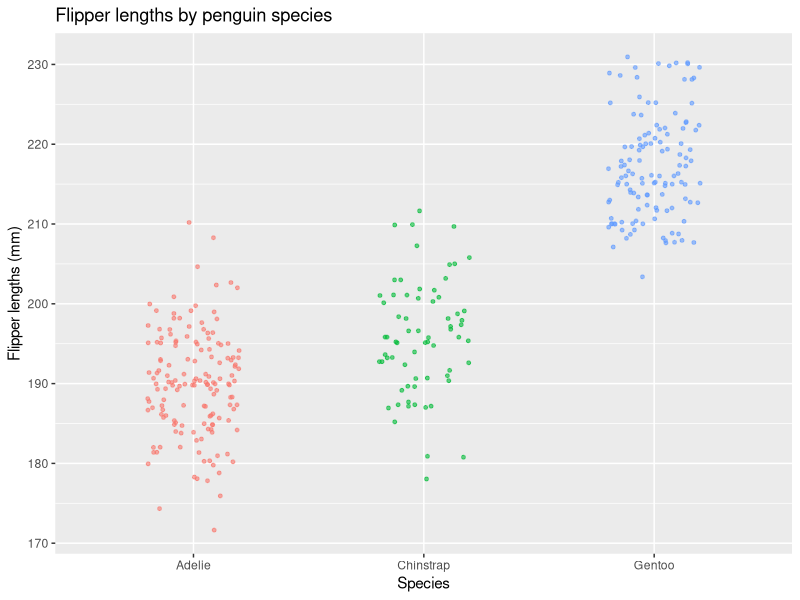
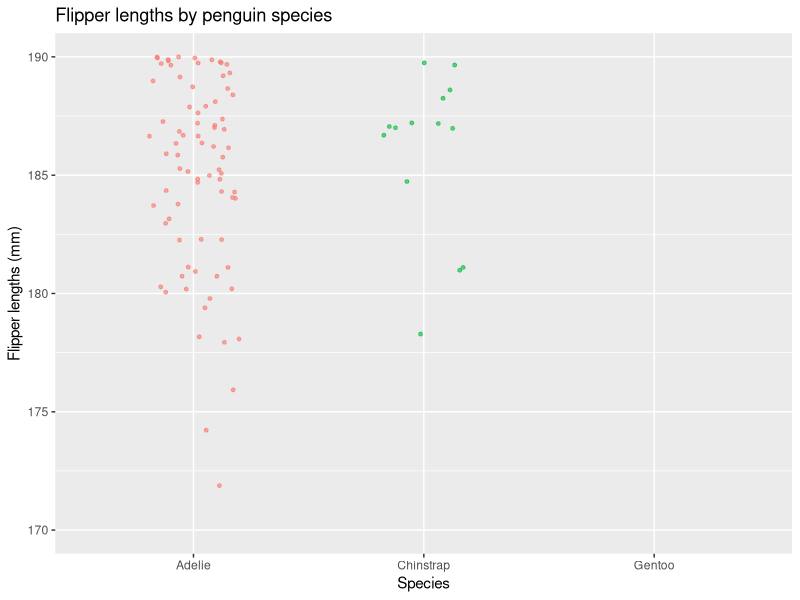
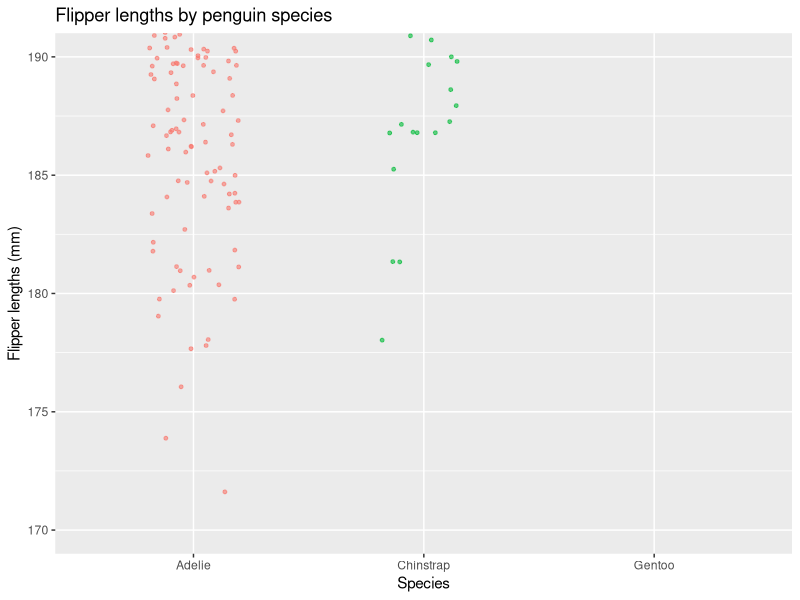
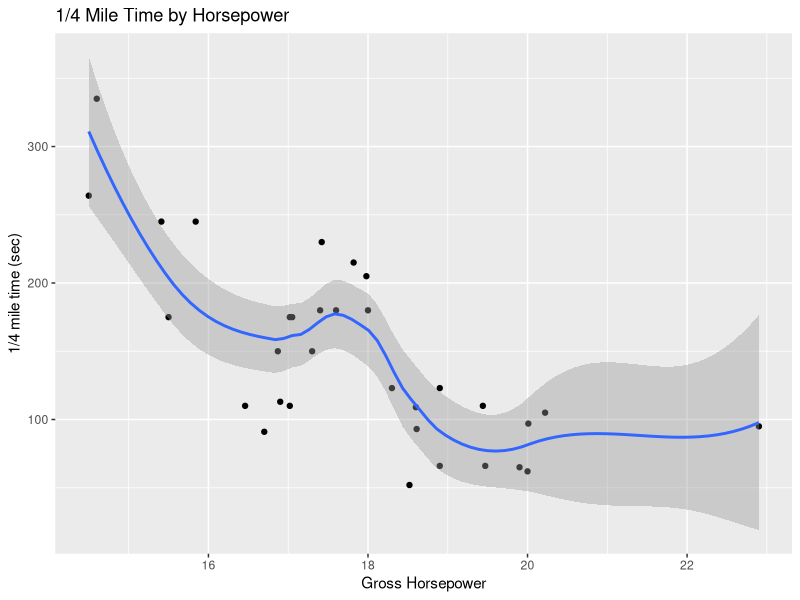
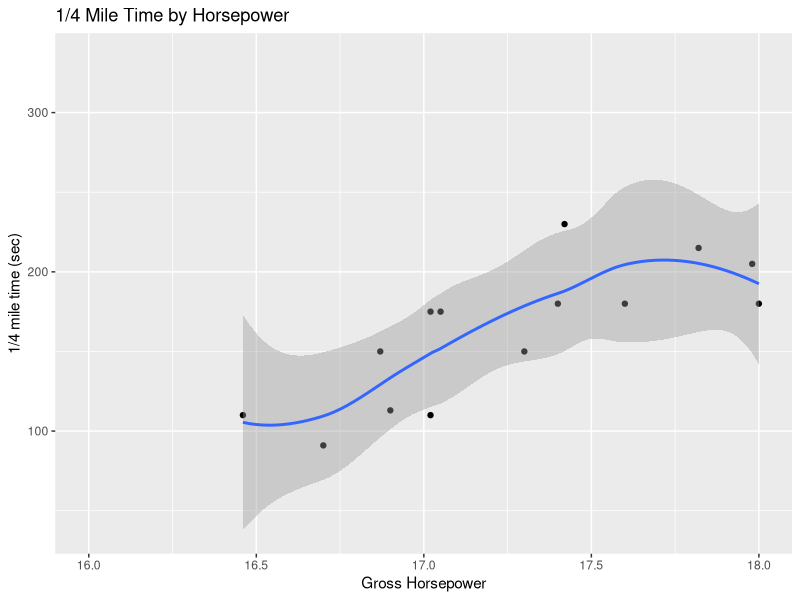
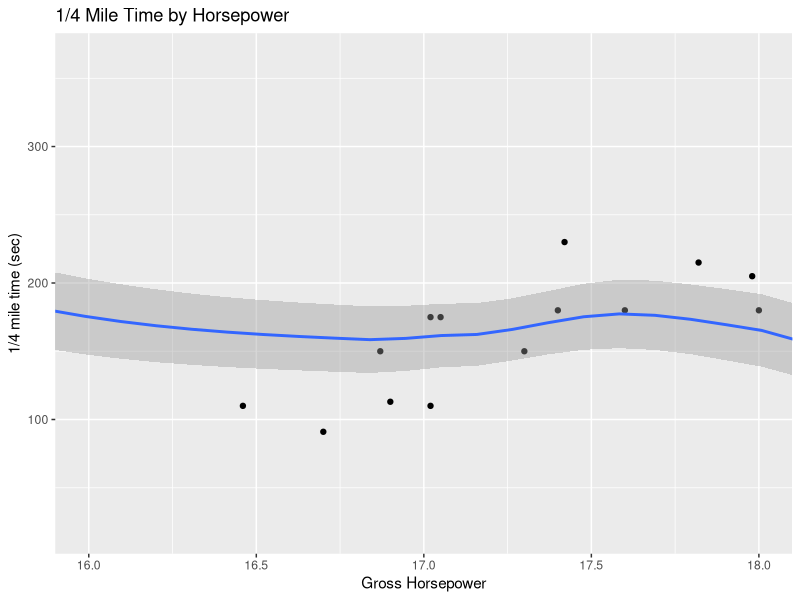

These charts were generated, in order, by the following R code:
## ---- chunk 1

#| label: setup
#| include: false

knitr::opts_chunk$set(echo = TRUE)
## ---- chunk 2
#| include: false
#load tidyverse up
library(tidyverse)
#example dataset
library(palmerpenguins)
data(penguins)
data(mtcars)
## ---- chunk 3
#making a ggplot of penguin flipper length

ggplot(penguins, aes(x = species, 
                   y = flipper_length_mm, 
                   color = species)) +
  geom_jitter(size = 1, alpha = .6, width = 0.2, 
              show.legend = FALSE) +     # removed legend since not needed
  labs(x = "Species", 
       y = "Flipper lengths (mm)",
       title = "Flipper lengths by penguin species")
## ---- chunk 4
ggplot(penguins, aes(x = species, 
                   y = flipper_length_mm, 
                   color = species)) +
  scale_y_continuous(limits = c(170, 190)) +
  geom_jitter(size = 1, alpha = .6, width = 0.2, 
              show.legend = FALSE) +     # removed legend since not needed
  labs(x = "Species", 
       y = "Flipper lengths (mm)",
       title = "Flipper lengths by penguin species")
## ---- chunk 5
ggplot(penguins, aes(x = species, 
                   y = flipper_length_mm, 
                   color = species)) +
  coord_cartesian(ylim = c(170, 190)) +
  geom_jitter(size = 1, alpha = .6, width = 0.2, 
              show.legend = FALSE) +     # removed legend since not needed
  labs(x = "Species", 
       y = "Flipper lengths (mm)",
       title = "Flipper lengths by penguin species")
## ---- chunk 6
plot <- ggplot(mtcars, aes(qsec, hp)) +
  geom_point() +
  geom_smooth() +
  labs(x="Gross Horsepower", y="1/4 mile time (sec)", title="1/4 Mile Time by Horsepower" )
plot
## ---- chunk 7
plot + scale_x_continuous(limits = c(16, 18))
plot + coord_cartesian(xlim = c(16, 18))
